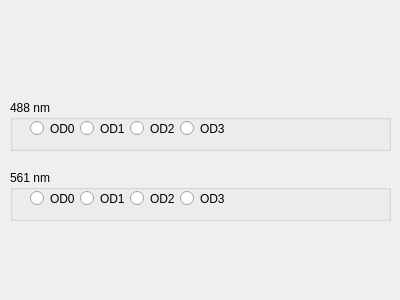
<?xml version="1.0" encoding="UTF-8"?>
<ui version="4.0">
 <class>Form</class>
 <widget class="QWidget" name="Form">
  <property name="geometry">
   <rect>
    <x>0</x>
    <y>0</y>
    <width>400</width>
    <height>300</height>
   </rect>
  </property>
  <property name="windowTitle">
   <string>Form</string>
  </property>
  <widget class="QGroupBox" name="groupBox_488">
   <property name="geometry">
    <rect>
     <x>10</x>
     <y>100</y>
     <width>381</width>
     <height>51</height>
    </rect>
   </property>
   <property name="title">
    <string>488 nm</string>
   </property>
   <widget class="QRadioButton" name="radioButton_488OD0">
    <property name="geometry">
     <rect>
      <x>20</x>
      <y>20</y>
      <width>95</width>
      <height>17</height>
     </rect>
    </property>
    <property name="text">
     <string>OD0</string>
    </property>
   </widget>
   <widget class="QRadioButton" name="radioButton_488OD1">
    <property name="geometry">
     <rect>
      <x>70</x>
      <y>20</y>
      <width>129</width>
      <height>17</height>
     </rect>
    </property>
    <property name="text">
     <string>OD1</string>
    </property>
   </widget>
   <widget class="QRadioButton" name="radioButton_488OD2">
    <property name="geometry">
     <rect>
      <x>120</x>
      <y>20</y>
      <width>197</width>
      <height>17</height>
     </rect>
    </property>
    <property name="text">
     <string>OD2</string>
    </property>
   </widget>
   <widget class="QRadioButton" name="radioButton_488OD3">
    <property name="geometry">
     <rect>
      <x>170</x>
      <y>20</y>
      <width>399</width>
      <height>17</height>
     </rect>
    </property>
    <property name="text">
     <string>OD3</string>
    </property>
   </widget>
  </widget>
  <widget class="QGroupBox" name="groupBox">
   <property name="geometry">
    <rect>
     <x>10</x>
     <y>170</y>
     <width>381</width>
     <height>51</height>
    </rect>
   </property>
   <property name="title">
    <string>561 nm</string>
   </property>
   <widget class="QRadioButton" name="radioButton_561OD0">
    <property name="geometry">
     <rect>
      <x>20</x>
      <y>20</y>
      <width>82</width>
      <height>17</height>
     </rect>
    </property>
    <property name="text">
     <string>OD0</string>
    </property>
   </widget>
   <widget class="QRadioButton" name="radioButton_561OD1">
    <property name="geometry">
     <rect>
      <x>70</x>
      <y>20</y>
      <width>82</width>
      <height>17</height>
     </rect>
    </property>
    <property name="text">
     <string>OD1</string>
    </property>
   </widget>
   <widget class="QRadioButton" name="radioButton_561OD2">
    <property name="geometry">
     <rect>
      <x>120</x>
      <y>20</y>
      <width>82</width>
      <height>17</height>
     </rect>
    </property>
    <property name="text">
     <string>OD2</string>
    </property>
   </widget>
   <widget class="QRadioButton" name="radioButton_561OD3">
    <property name="geometry">
     <rect>
      <x>170</x>
      <y>20</y>
      <width>82</width>
      <height>17</height>
     </rect>
    </property>
    <property name="text">
     <string>OD3</string>
    </property>
   </widget>
  </widget>
 </widget>
 <resources/>
 <connections/>
</ui>
